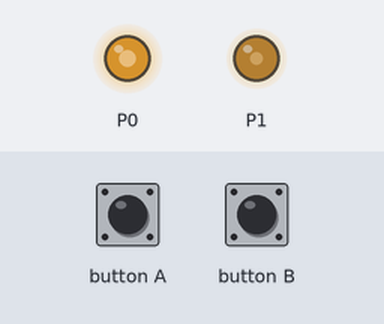
This program was run on a simulated BBC micro:bit (MakeCode). Shown: output pins drawn as LEDs (lit = HIGH). Inputs (shaded band) come from the test bench.

Above: at 1.2 s.
1.3 s: button A pressed for 0.15 s
At 2.1 s:
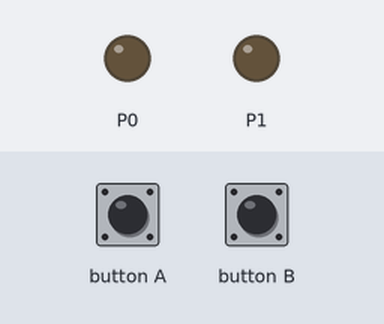
3.0 s: button B pressed for 0.15 s
At 3.37 s:
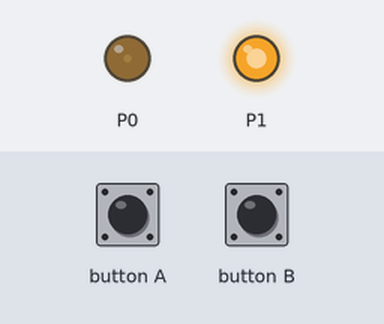
At 5.22 s:
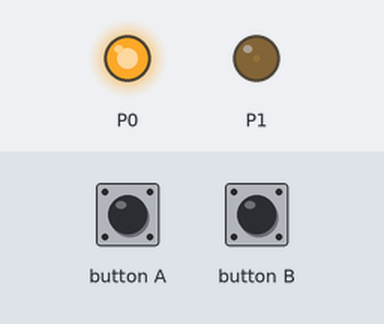
Timing chart, 0 to 53.5 s (numbered marks = the images above; inputs shaded):
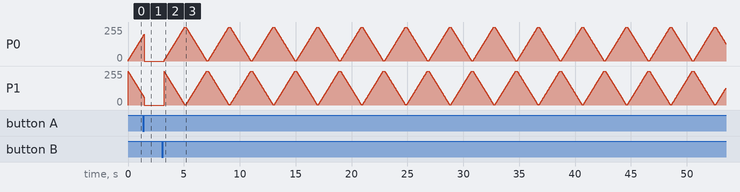

Measured:
- by itself, P0: rises from 178/255 to 200/255 in 0.14 s, then falls to 0/255 in 0.02 s

The program:

main.ts
```typescript
input.onButtonPressed(Button.A, function on_button_pressed_a() {

    StopAll = 1
})
input.onButtonPressed(Button.B, function on_button_pressed_b() {

    StopAll = 0
})
function changeLedColor(isToGreen: boolean) {
    let i = 0
    while (i < 1024) {
        if (StopAll == 1) {
            pins.digitalWritePin(DigitalPin.P0, 0)
            pins.digitalWritePin(DigitalPin.P1, 0)
            break
        }

        i = i + 10
        if (1024 - i < 0 || i >= 1024) {
            break
        }

        if (isToGreen) {
            pins.analogWritePin(AnalogPin.P0, i)
            pins.analogWritePin(AnalogPin.P1, 1024 - i)
        } else {
            pins.analogWritePin(AnalogPin.P0, 1024 - i)
            pins.analogWritePin(AnalogPin.P1, i)
        }

        basic.pause(20)
        i += 1
    }
}

let StopAll = 0
basic.forever(function on_forever() {
    changeLedColor(true)
    basic.pause(100)
    changeLedColor(false)
    basic.pause(100)
})
```

test.ts
```typescript
// 在此处测试；当此软件包作为插件使用时，将不会编译此软件包。
```
